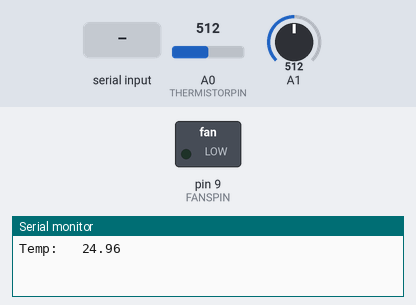
Recording of a sketch running on a simulated Arduino Uno, built with avr-gcc and run on an emulated ATmega328P. Shown: switched loads named in the sketch (green lamp = pin HIGH), the last lines printed to the serial monitor. Inputs (shaded band) come from the test bench; at power-on: A0 (THERMISTORPIN) = 512, A1 = 512.

Above: at 1.2 s.
1.3 s: "ON" received over Serial
At 4.0 s:
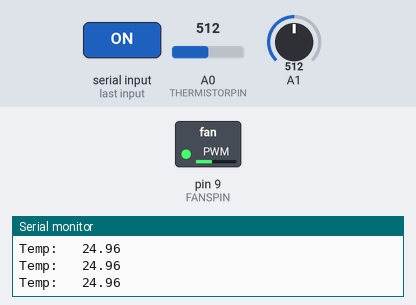
4.3 s: A0 (THERMISTORPIN) set to 0
6.3 s: A1 set to 0
Timing chart, 0 to 9.3 s (numbered marks = the images above; inputs shaded):
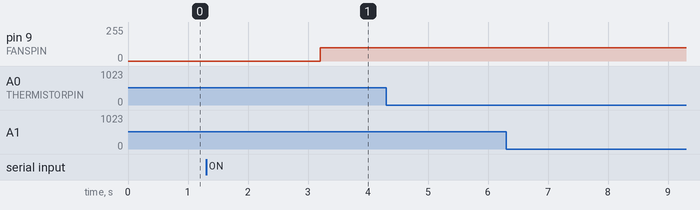

Measured:
- after the input at 1.3 s, pin 9 (FANSPIN): 0/255 → 100/255 after 1.9 s

The sketch:

SeniorDesignV1.ino
```cpp
/**
 * Author: Elena Chong
 * Date: 3/19/2016
 * Description:
 * Read data from 10k NTC thermistor
 * Its resistance decrements as temperature increases.
 * Contact info: elena@elenachong.com
 */

 /**
  * Connect V+ = 5v
  * Fan pin from transistor to PWM 9
  * Resistor pin from thermistor to Analog 0
  * Fan positive lead to power supply positive
  *
  */

//////////////// static variables /////////////////
const unsigned long baudrate = 9600;
#define SERIESRESISTOR 10000 // the value of the resistor used for voltage divider
#define THERMISTORPIN A0 // thermistor analog pin
#define THERMISTORNOMINAL 10000 // thermistor resistance at 25 degrees C
#define TEMPERATURENOMINAL 25 // temp. for nominal resistance (almost always room temperature 25 C)
#define BCOEFFICIENT 3950 // Beta Coefficient from thermistor datasheet
#define FANSPIN 9
#define FANSPOWER 100 // 0 TO 255, but keep it midway. No need to run above 150. If do, the power fluctuate!
const int N = 5; // number of samples for averaging
//////////////// define variables /////////////////

//////////////// global variables /////////////////
int raw = 0;
int samples[N];
double analog;
float vout = 0;
float R2 = 0;
float buffer = 0;
float T;
String message;

void setup() {
  // This happens just once during the entire program
  Serial.begin(baudrate);
  pinMode(FANSPIN, OUTPUT);  // Set output pin for sending signal to the TIP31
}

void loop() {
  // This happens continuously during the entire program
  float temp = getTemperature();
  float temp1 = getTemperatureNom();
  if (temp == -1) {
    Serial.println("Error reading temperature!");
    return;
  }
  Serial.print("Temp: ");
  Serial.print("\t");
  Serial.println(temp);
//    Serial.print("Temp1: ");
//  Serial.print("\t");
//  Serial.println(temp1);
  delay(1000);

  while (Serial.available() > 0)
  {
    message = Serial.readString();
  }
  if (message.equals("ON")) {
  analogWrite(FANSPIN, 100); // pwn for controlling the speed of fans. Do no exceed 150.
  }
  if (message.equals("OFF")) {
  analogWrite(FANSPIN, 0); // pwn for controlling the speed of fans. Do no exceed 150.
  }
}


/**
 * Reading analog temperature from thermistor
 */
float getTemperature() {
  // Average the samples
  float average;
  int i;
  // Take N samples and store in array
  for (i = 0; i < N; i++) {
    samples[i] = analogRead(THERMISTORPIN);
    delay(10);
  }
  // Average all the samples
  average = 0;
  for (i = 0; i < N; i++) {
    average = average + samples[i];
  }
  average = average / N;

  if (average) {
    // convert the value to resistance
    average = (1023 / average)  - 1;
    average = SERIESRESISTOR / average;

    // Calculate Temperature
    float steinhart;
    steinhart = average / SERIESRESISTOR;     // (R/Ro)
    steinhart = log(steinhart);                  // ln(R/Ro)
    steinhart /= BCOEFFICIENT;                   // 1/B * ln(R/Ro)
    steinhart += 1.0 / (TEMPERATURENOMINAL + 273.15); // + (1/To)
    steinhart = 1.0 / steinhart;                 // Invert
    steinhart -= 273.15;                         // convert to C
    return steinhart;
  }
  return -1;
}


/**
 * Reading analog temperature from thermistor
 */
float getTemperatureNom() {
  // Average the samples
  float averageNom;
  int i;
  // Take N samples and store in array
  for (i = 0; i < N; i++) {
    samples[i] = analogRead(A1);
    delay(10);
  }
  // Average all the samples
  averageNom = 0;
  for (i = 0; i < N; i++) {
    averageNom = averageNom + samples[i];
  }
  averageNom = averageNom / N;

  if (averageNom) {
    // convert the value to resistance
    averageNom = (1023 / averageNom)  - 1;
    averageNom = SERIESRESISTOR / averageNom;

    // Calculate Temperature
    float steinhart;
    steinhart = averageNom / SERIESRESISTOR;     // (R/Ro)
    steinhart = log(steinhart);                  // ln(R/Ro)
    steinhart /= BCOEFFICIENT;                   // 1/B * ln(R/Ro)
    steinhart += 1.0 / (TEMPERATURENOMINAL + 273.15); // + (1/To)
    steinhart = 1.0 / steinhart;                 // Invert
    steinhart -= 273.15;                         // convert to C
    return steinhart;
  }
  return -1;
}
```
